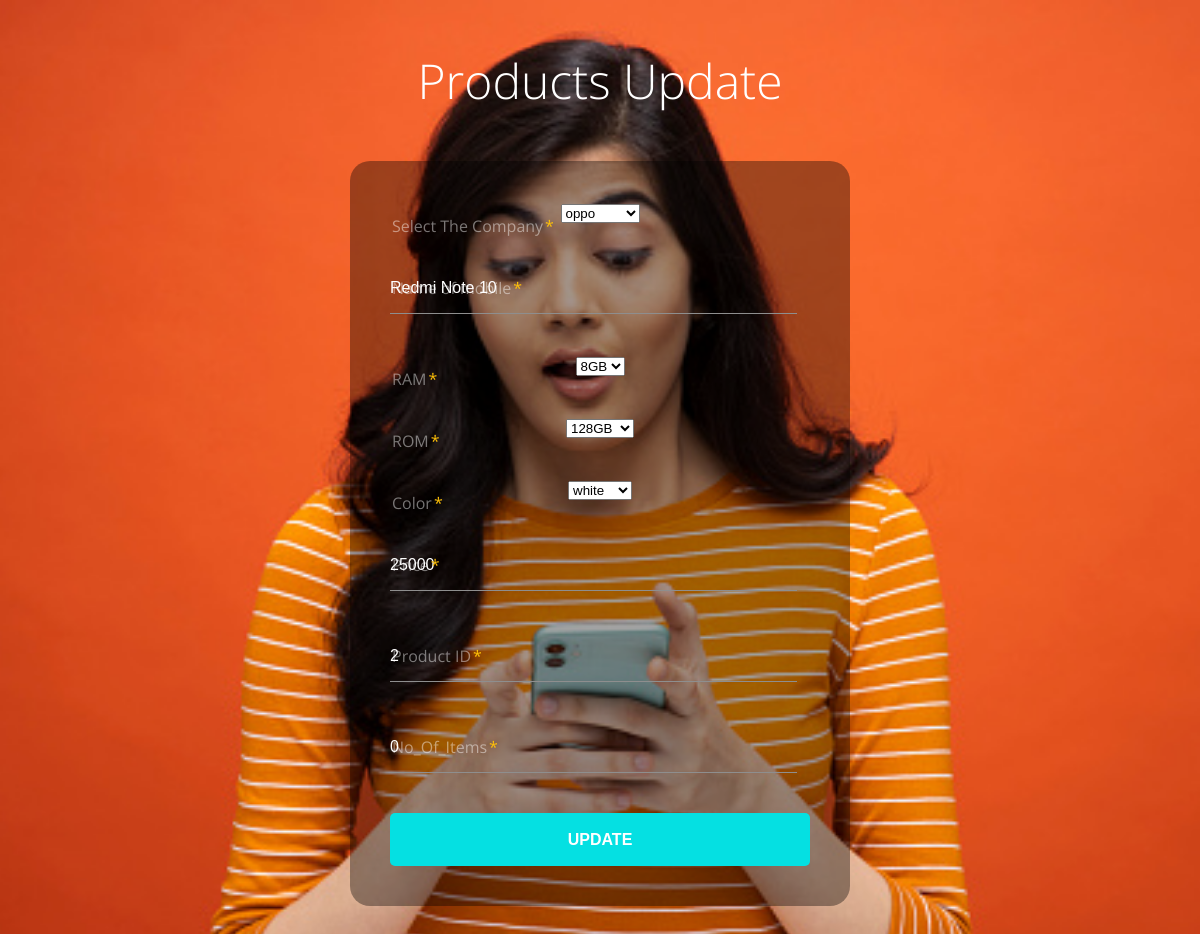
Screenshot of /update/2 with the database file from the repository.
### app1/models.py (models this page shows)
class add_pro(models.Model):
    pcompany=models.CharField(max_length=100)
    pname = models.CharField(max_length=100)
    file=models.ImageField()
    pram = models.CharField(max_length=100)
    prom = models.CharField(max_length=100)
    pcolor = models.CharField(max_length=100)
    pprice = models.IntegerField()
    pitems=models.IntegerField()

### app1/views.py (the view)
# urls.py: path('update/<int:id>',views.update,name="update"),
def update(request,id):
    a=add_pro.objects.filter(id=id)
    return render(request,"update.html",{"data":a})

### templates/update.html (shortened to what this page needs)
<!DOCTYPE html>
<html>
<head>
	{% load static %}
<link href="{% static 'css/upload.css' %}" rel="stylesheet" type="text/css" />
</head>
<body>
	<div class="main-agileits">
		<h1>Products Update</h1>
		<div class="mainw3-agileinfo form">
			<div id="login">
				{% for i in data %}
				<form action="../update1/" method="POST">
					<div class="field-wrap">
						<label>Select The Company<span class="req">*</span> </label>
						<center><select name="pcompany" id="pcompany">
                            <option value="{{i.pcompany}}">{{i.pcompany}}</option>
                        </select></center>
					</div>
					<div class="field-wrap">
						<label> Name of mobile<span class="req">*</span> </label>
						<input type="text"required autocomplete="off" name="pname" value="{{i.pname}}"/>
					</div>
					<div class="field-wrap">
						<label>RAM<span class="req">*</span> </label>
						<center><select name="pram" id="pram">
							<option value="{{i.pram}}">{{i.pram}}</option>
                        </select></center>
					</div>
					<div class="field-wrap">
						<label>ROM<span class="req">*</span> </label>
						<center><select name="prom" id="prom">
							<option value="{{i.prom}}">{{i.prom}}</option>
                        </select></center>
					</div>
					<div class="field-wrap">
						<label>Color<span class="req">*</span> </label>
						<center><select name="pcolor" id="pcolor">
							<option value="{{i.pcolor}}">{{i.pcolor}}</option>
                        </select></center>
					</div>
					<div class="field-wrap">
						<label> Price<span class="req">*</span> </label>
						<input type="text"required autocomplete="off" name="pprice" value="{{i.pprice}}"/>
					</div>
						<div class="field-wrap">
						<label>Product ID<span class="req">*</span> </label>
						<input type="text"required autocomplete="off" name="id" value="{{i.id}}" readonly/>
					</div>
					<div class="field-wrap">
						<label> No_Of_Items<span class="req">*</span> </label>
						<input type="text"required autocomplete="off" name="pitems" value="{{i.pitems}}"/>
					</div>
					<button class="button button-block" onclick="update()"/>Update</button>
				</form>
			</div>
		</div>
	</div>
</body>
</html>
{% endfor %}

### static/css/upload.css (style rules this page uses)
html,body,div,span,applet,object,iframe,h1,h2,h3,h4,h5,h6,p,blockquote,pre,a,abbr,acronym,address,big,cite,code,del,dfn,em,img,ins,kbd,q,s,samp,small,strike,strong,sub,sup,tt,var,b,u,i,dl,dt,dd,ol,nav ul,nav li,fieldset,form,label,legend,table,caption,tbody,tfoot,thead,tr,th,td,article,aside,canvas,details,embed,figure,figcaption,footer,header,hgroup,menu,nav,output,ruby,section,summary,time,mark,audio,video { margin:0;padding:0;border:0;font-size:100%;font:inherit;vertical-align:baseline; }
body { font-family: 'Open Sans', sans-serif; background: url(../image/l3.jpg)repeat center 0px; background-attachment: fixed; -webkit-background-size: cover; -moz-background-size: cover; background-size: cover; }
h1 { font-size: 3em; text-align: center; color: #fff; font-weight: 100; }
.main-agileits { padding: 5em 0 0; }
.mainw3-agileinfo { width: 30%; margin: 4em auto; padding: 3em; }
.form { background: rgba(0, 0, 0, 0.36); -webkit-border-radius: 20px; -moz-border-radius: 20px; border-radius: 20px; }
label { position: absolute; -webkit-transform: translateY(6px); -moz-transform: translateY(14px); -o-transform: translateY(14px); -ms-transform: translateY(14px); transform: translateY(14px); left: 2px; color: rgba(255, 255, 255, 0.45); -webkit-transition: all 0.25s; -moz-transition: all 0.25s; transition: all 0.25s; -webkit-backface-visibility: hidden; pointer-events: none; font-size: 1em; }
label .req { margin: 2px; color: #FFC107; }
input, textarea { font-size: 1em; display: block; width: 93%; padding:1em 1em 1em 0; background: none; background-image: none; border: none; border-bottom: 1px solid #8e8e8e; color: #fff; border-radius: 0; -webkit-transition: border-color .25s ease, box-shadow .25s ease; -moz-transition: border-color .25s ease, box-shadow .25s ease; transition: border-color .25s ease, box-shadow .25s ease; }
.field-wrap { position: relative; margin-bottom: 40px; }
.button { border: 0; outline: none; padding: 1.1em; font-size: 1em; font-weight: 600; text-transform: uppercase; background:#05e0e2; color: #fff; cursor: pointer; -webkit-transition: all 0.5s ease; -moz-transition: all 0.5s ease; -o-transition: all 0.5s ease; -ms-transition: all 0.5s ease; transition: all 0.5s ease; -webkit-appearance: none; margin-top:2.2em; -webkit-border-radius: 5px; -moz-border-radius: 5px; border-radius: 5px; }
.button-block { display: block; width: 100%; }
@media (max-width:1440px) { .main-agileits { padding: 3em 0 0; } }
@media (max-width:1280px) { .mainw3-agileinfo { width: 35%; margin: 3em auto; padding: 2.5em; } }

### rows the page displays
add_pro: pcompany "oppo", pname "Redmi Note 10", pram "8GB", prom "128GB", pcolor "white", pprice "25000", id "2", pitems "0"
